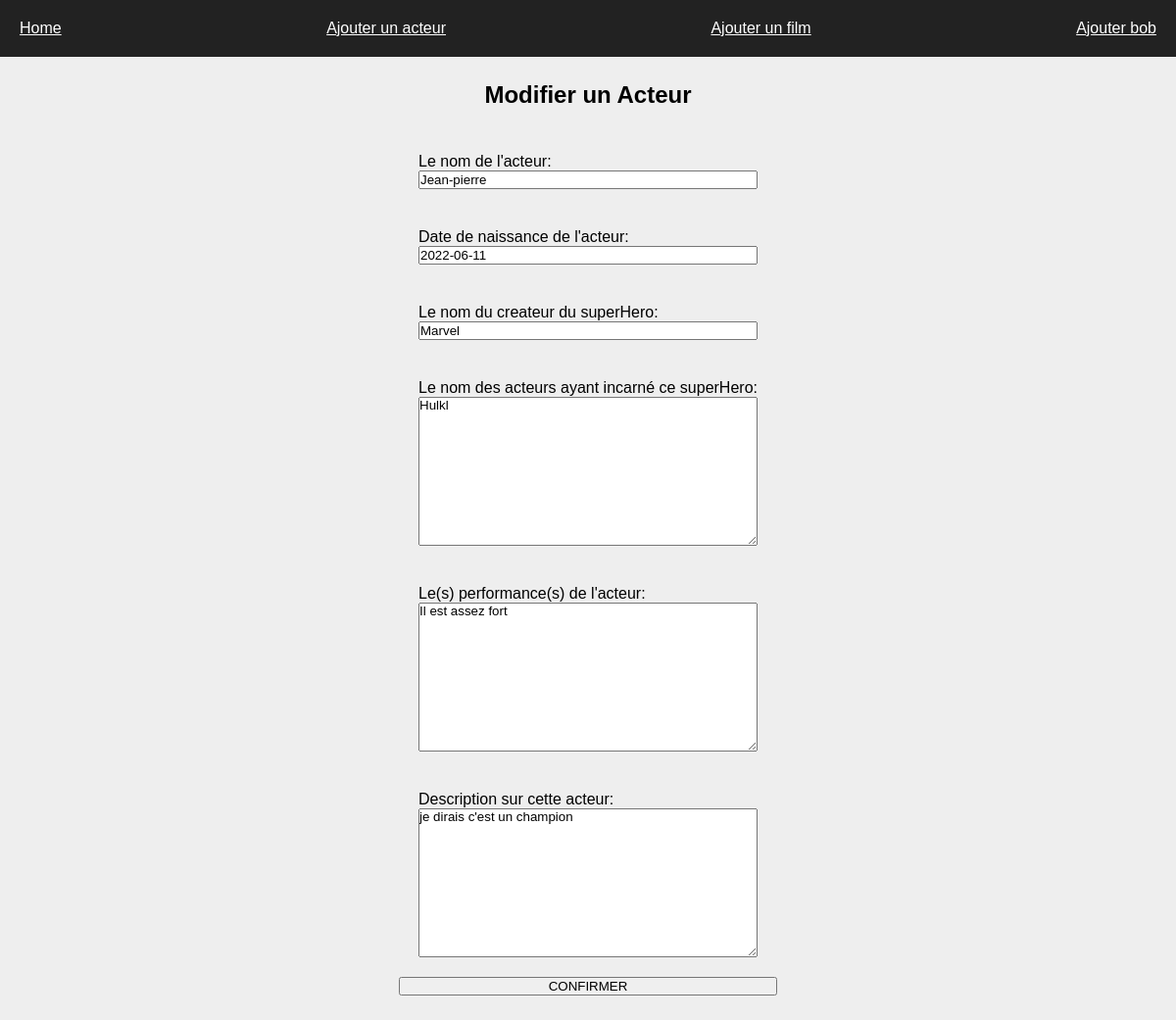
The app's page /Films_MCU/update2/6 with its own data.
### Films_MCU/models.py (models this page shows, shortened)
class Superhero(models.Model):
    nom = models.CharField(max_length=100,blank=False)
    date = models.DateField(blank=False, default=django.utils.timezone.now())
    createur = models.CharField(max_length=100,blank=False)
    acteurs = models.TextField(blank=False)
    super_pouvoir = models.TextField(blank=False)
    description = models.TextField(blank=False)
    def dico(self):
        return{"nom": self.nom, "date": self.date , "createur" : self.createur , "acteurs" : self.acteurs, "super_pouvoir" : self.super_pouvoir, "description" : self.description}

### Films_MCU/views.py (the view)
# urls.py: path("update2/<int:id>", views.update2),
def update2(request,id):
    superhero = models.Superhero.objects.get(pk=id)
    form = SuperheroForm(superhero.dico())
    return render(request,"Films_MCU/formu2.html",{"form": form,"id":id})

### Films_MCU/forms.py
class SuperheroForm(ModelForm):
    class Meta:
        model = models.Superhero
        fields = ('nom','date','createur','acteurs','super_pouvoir','description')
        labels = {
            'nom':_("Le nom de l'acteur"),
            'date':_("Date de naissance de l'acteur"),
            'createur':_('Le nom du createur du superHero'),
            'acteurs': _('Le nom des acteurs ayant incarné ce superHero:'),
            'super_pouvoir':_("Le(s) performance(s) de l'acteur"),
            'description':_('Description sur cette acteur:')
        }

### Films_MCU/templates/Films_MCU/formu2.html (shortened to what this page needs)
{% extends "Films_MCU/main.html" %}
{% block content %}
 <div class="conteneur">
  {% if id != "" %}
        <h2>Modifier un Acteur</h2>
        <form method="post" action="/Films_MCU/traitementupdate2/{{id}}/">
  {% else %}
        <h2>Ajouter un Acteur</h2>
        <form method="post" action="/Films_MCU/traitement2/">
  {% endif %}
      {{ form.as_ul }}
      <input type="submit" value="CONFIRMER">
  </form>
 </div>
{% endblock %}

### Films_MCU/static/Films_MCU/test/main.css (style rules this page uses)
* { margin:0; padding:0; font-family:arial; }
body { background-color: #EEE; }
.conteneur { display:flex;flex-direction:column;align-items:center; }
h1, h2 { text-align:center;padding:25px; }
form > li { list-style:none;display:flex;flex-direction:column;padding:20px }
input[type=submit] { width:100% }
form { padding-bottom:25px; }

### records on screen
Superhero: nom "Jean-pierre", date "2022-06-11", createur "Marvel", acteurs "Hulkl", super_pouvoir "Il est assez fort", description "je dirais c'est un champion"
